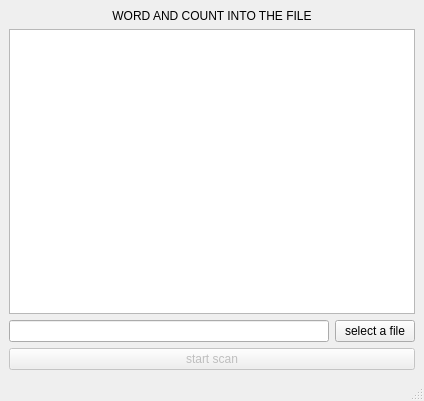
<?xml version="1.0" encoding="UTF-8"?>
<ui version="4.0">
 <class>MainWindow</class>
 <widget class="QMainWindow" name="MainWindow">
  <property name="geometry">
   <rect>
    <x>0</x>
    <y>0</y>
    <width>424</width>
    <height>401</height>
   </rect>
  </property>
  <property name="windowTitle">
   <string>MainWindow</string>
  </property>
  <widget class="QWidget" name="centralwidget">
   <layout class="QVBoxLayout" name="verticalLayout">
    <item>
     <widget class="QLabel" name="label">
      <property name="toolTip">
       <string>&lt;html&gt;&lt;head/&gt;&lt;body&gt;&lt;p align=&quot;center&quot;&gt;&lt;br/&gt;&lt;/p&gt;&lt;/body&gt;&lt;/html&gt;</string>
      </property>
      <property name="text">
       <string>&lt;html&gt;&lt;head/&gt;&lt;body&gt;&lt;p align=&quot;center&quot;&gt;WORD AND COUNT INTO THE FILE&lt;/p&gt;&lt;/body&gt;&lt;/html&gt;</string>
      </property>
     </widget>
    </item>
    <item>
     <widget class="QTextEdit" name="textEnglish"/>
    </item>
    <item>
     <layout class="QHBoxLayout" name="horizontalLayout">
      <item>
       <widget class="QLineEdit" name="showfile"/>
      </item>
      <item>
       <widget class="QPushButton" name="selectFile">
        <property name="text">
         <string>select a file</string>
        </property>
       </widget>
      </item>
     </layout>
    </item>
    <item>
     <widget class="QPushButton" name="startButton">
      <property name="enabled">
       <bool>false</bool>
      </property>
      <property name="text">
       <string>start scan</string>
      </property>
     </widget>
    </item>
   </layout>
  </widget>
  <widget class="QMenuBar" name="menubar">
   <property name="geometry">
    <rect>
     <x>0</x>
     <y>0</y>
     <width>424</width>
     <height>25</height>
    </rect>
   </property>
  </widget>
  <widget class="QStatusBar" name="statusbar"/>
 </widget>
 <resources/>
 <connections/>
</ui>
